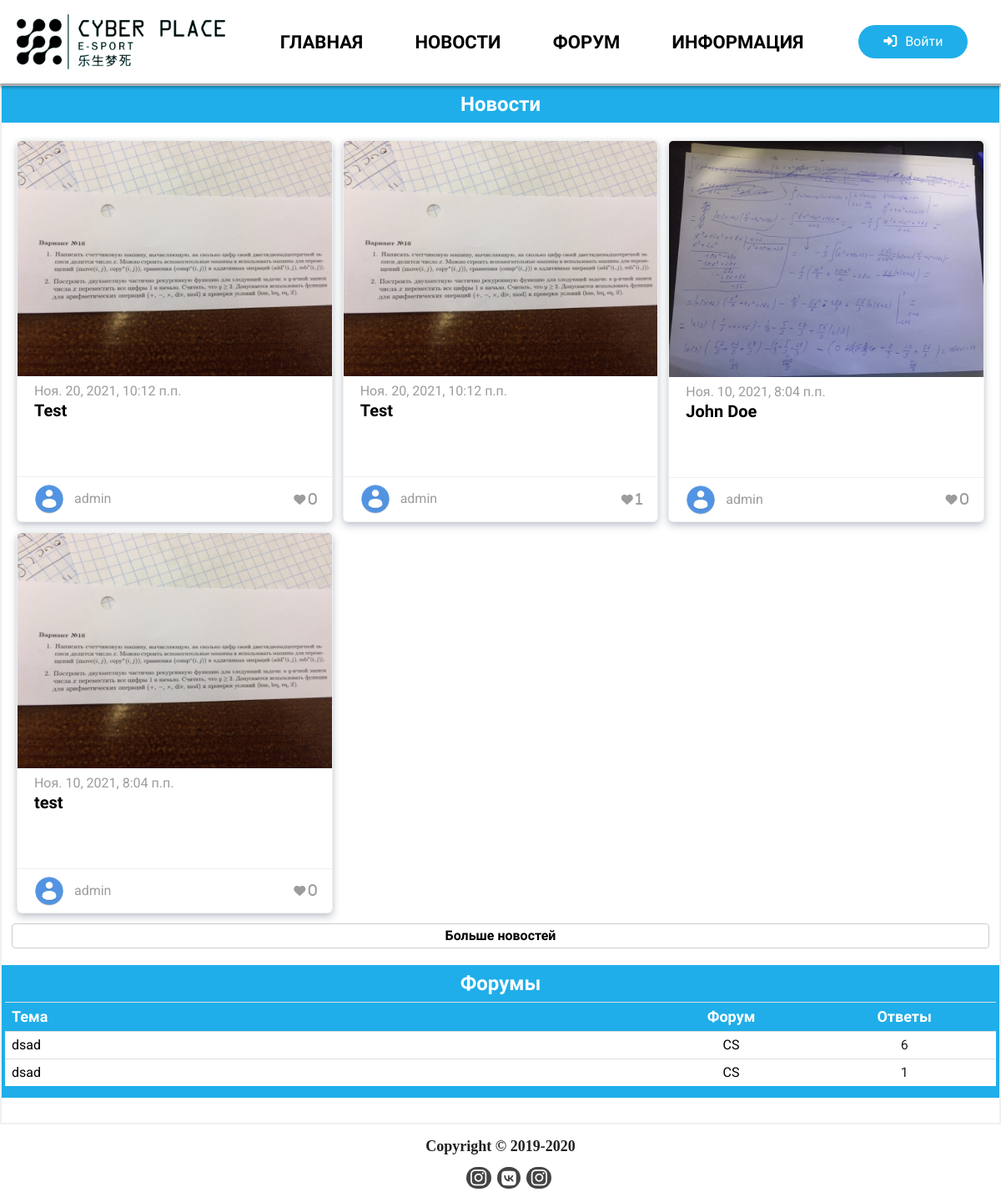
The page / on the database its author committed.
### news/models.py (models this page shows, shortened)
class News(models.Model):
    title = models.CharField("Загаловок", max_length = 115)
    small_text = RichTextUploadingField("Краткое описание",config_name='smallText', max_length=200)
    text = RichTextUploadingField("Текст новости")
    votes = GenericRelation('LikeDislike', related_query_name='news')
    date_pub = models.DateTimeField("Дата публикации", auto_now=False, default = timezone.now)
    image = models.ImageField("Изображение на обложку", default="")
    image_small = ImageSpecField([Adjust(contrast=1, sharpness=1),ResizeToFill(420, 240)], source='image',format='JPEG', options={'quality': 90})
    header_image = models.ImageField("Изображение сверху главной страницы", default="", blank=True)
    header_image_small = ImageSpecField([Adjust(contrast=1, sharpness=1),ResizeToFill(1600, 900)], source='image',format='JPEG', options={'quality': 90})
    author = models.ForeignKey(User, blank=True, on_delete=models.SET(get_sentinel_user), verbose_name = "Автор")
    message_count = models.IntegerField("Колличество сообщений", default=0)
    in_header = models.BooleanField("Разместить сверху главной страницы?" ,default=False)
    class Meta:
        verbose_name = 'Новость'
        verbose_name_plural = 'Новости'
        ordering = ['-date_pub']

### userProfile/models.py (models this page shows, shortened)
class User(AbstractUser):
    username = models.CharField('имя пользователя', max_length=150,unique=True, help_text=_('Required. 150 characters or fewer. Letters, digits and @/./+/-/_ only.'),
        validators=[validators.user_slug],
        error_messages={'unique': _("Пользователь с таким именем уже существует."),},
    )
    email = models.EmailField(_('Адрес электронной почты'), blank=False)
    get_news = models.BooleanField('Получать новости', default= False)
    image = models.ImageField('фото',upload_to='UserAvatars', default = 'UserAvatars/default.png')
    image_small = ImageSpecField([Adjust(contrast=1, sharpness=1),ResizeToFill(260, 256)], source='image',format='JPEG', options={'quality': 90})
    slug = models.SlugField('слыка на профиль', default = '')
    patronymic = models.CharField('Отчество', max_length=30, blank=True)
    dateBirth = models.DateField('дата рождения',blank=True, null=True)
    phone_validator = RegexValidator('^((8|\+7)[\- ]?)?(\(?\d{3}\)?[\- ]?)?[\d\- ]{7,10}$', message="Введите правильный номер.")
    phone = models.CharField('телефон',validators=[phone_validator],max_length = 30, blank=True, default='')
    skype = models.CharField('скайп', max_length = 30, blank=True, default="")
    addres = models.TextField('адресс', max_length = 200, blank=True, default="")
    friends = models.ManyToManyField("User", blank=True, verbose_name="Друзья", help_text = 'Удерживайте "Control", или "Command" на Mac, чтобы выбрать больше одного пользователя /// ')
    GENDER_CHOICES = (
        ('М', 'Мужской'),
        ('Ж', 'Женский'),
    )
    gender = models.CharField("Пол", max_length=1, choices=GENDER_CHOICES, null=True, blank=True)
    class Meta:
        verbose_name = 'Пользователя'
        verbose_name_plural = 'Пользователи'

### forum/models.py (models this page shows, shortened)
class ForumMiddle(models.Model):
    forumTop = models.ForeignKey(ForumTop, on_delete=models.CASCADE, verbose_name="Тема")
    name = models.CharField("Название", max_length = 50)
    user = models.ForeignKey(User, on_delete=models.SET(get_sentinel_user), verbose_name="Создатель", null=True)
    date_create = models.DateTimeField("Дата создания", default = timezone.now)
    post_count = models.IntegerField("Колличество сообщений", default=0)
    class Meta:
        verbose_name = 'Подтему'
        verbose_name_plural = 'Подтемы'

class ForumTop(models.Model):
    forumTitle = models.ForeignKey(ForumTitle, on_delete=models.CASCADE, verbose_name="Раздел")
    name = models.CharField("Название", max_length = 50)
    post_count = models.IntegerField("Колличество подтем", default=0)
    image = models.ImageField('Изоображение', default='')
    class Meta:
        verbose_name = 'Тему'
        verbose_name_plural = 'Темы'

### main/views.py (the view)
# urls.py: path('', views.IndexView.as_view(), name='index'),
class IndexView(View):
    def get(self, request):
        head_list = News.objects.filter(in_header=True)
        news_list = News.objects.filter(in_header=False)[:6]
        forum = ForumMiddle.objects.all().order_by('-post_count')[:10]
        context = {'news_list': news_list,'head_list' : head_list, 'forumMiddle' : forum}
        return render(request,'index.html', context)

### news/models.py (called while the page is built)
    def sum_rating(self):
        return self.get_queryset().aggregate(Sum('vote')).get('vote__sum') or 0

### templates/index.html (shortened to what this page needs)
<!DOCTYPE html>
{% load static %}
{% load profile_tags %}
<html lang="Ru-ru">
<head>
    <link rel="stylesheet" href="{% static 'libs/jquery/plugins/slick/slick.min.css' %}" />
    <link rel="stylesheet" href="{% static 'css/main.css' %}">
</head>
<body>
    <div class="wrapper">
        <header>
            <div class="container">
            <div class="header__logo">
                <a href="{%url 'main:index' %}"><img src="{% static 'images/logo.png' %}" alt=""></a>
            </div>
            <nav class="nav__js">
                <div class="nav__list">
                    <a href="{%url 'main:index' %}" class="nav-item">Главная</a>
                    <a href="{%url 'news:news' %}" class="nav-item">Новости</a>
                    <a href="{%url 'forum:forum' %}" class="nav-item">Форум</a>
                    <a href="{% url 'main:info' %}" class="nav-item">Информация</a>
                </div>
            </nav>
                {% if user.is_authenticated %}
                <div data-id="{{user.id}}" class="profile__opinion logout">
                    <div class="profile__background">
                        <a href="{% url 'profile:profile' user.slug %}"><img src="{{ user.image_small.url }}" alt=""></a>
                        <div class="links">
                            <a href="{% url 'profile:profile' user.slug %}">Профиль</a>
                            <a href="{% url 'accounts:logout'%} ">Выйти</a>
                        </div>
                    </div>
                </div>
                {% else %}
                <div class="login"><a href="{% url 'accounts:login' %}?next={{request.path}}"><span class="fas fa-sign-in-alt"></span>Войти</a></div>
                {% endif %}
            </div>
        </header>
        {% block content%}
        <div class="container">
            <div class="main-page-title"><a href="{% url 'news:news' %}">Новости</a></div>
            <div class="news__list">
                <div class="news__list-flex">
                    {% for new in news_list|slice:":6" %}
                    <article class="news__list-item">
                        <div class="item-img">
                            <figure><img src="{{new.image_small.url}}" alt=""></figure>
                        </div>
                        <div class="item-info item-info-main">
                            <time datetime="{{new.date_pub}}">{{new.date_pub}}</time>
                            <div class="item-title">
                            <a href="{% url 'news:newsDetail' new.id %}">{{new.title}}</a>
                            </div>
                        </div>
                        <div class="post-footer">
                            <div class="author">
                                <a href="{% url 'profile:profile' new.author.slug %}">
                                    <img src="{{new.author.image.url}}" alt="">
                                    <p>{{new.author.username}}</p>
                                </a>
                            </div>
                            <span class="post-rait">
                                <span class="fas fa-heart">
                                    <span class="likes">{{new.votes.sum_rating}}</span>
                                </span>
                            </span>
                        </div>
                    </article>
                    {% endfor %}
                </div>
                <a href="{% url 'news:news' %}" class="news__more">Больше новостей</a>
            </div>
            <div class="main-page-title"><a href="{% url 'forum:forum' %}">Форумы</a></div>
            <div class="main-forum">
                <table>
                    <thead><tr><th >Тема</th><th>Форум</th><th class="text-center">Ответы</th></tr></thead>
                    <tbody>
                    {% for forum in forumMiddle %}
                    <tr>
                        <td >
                            <div class="item-title">
                                <a href="{% url 'forum:forumMiddle' forum.forumTop.id forum.id %}">{{forum.name}}</a>
                            </div>
                        </td>
                        <td class="game-title">
                            <a href="{% url 'forum:forumTop' forum.forumTop.id %}">{{forum.forumTop.name}}</a>
                        </td>
                        <td class="text-center">{{forum.post_count}}</td>
                    </tr>
                    {% endfor %}
                    </tbody>
                </table>
            </div>
        </div>
        {% endblock %}
        <div class="footer">
            <div class="coperite">
                <strong>Copyright © 2019-2020</strong>
            </div>
            <div class="footer-links">
                <ul>
                    <li><a class="inst" title="Инстаграм Клин" href="https://www.instagram.com/cyber__place/?igshid=1odgo49e05gf2"><i class="fab fa-instagram"></i></a></li>
                    <li><a class="vkont" title="Вконтакте" href="https://vk.com/cyberplace_klin"><i class="fab fa-vk"></i></a></li>
                    <li><a class="inst" title="Инстаграм Солнечногорск" href="https://www.instagram.com/cyberplace_solnecnogorsk/"><i class="fab fa-instagram"></i></a></li>
                </ul>
            </div>
        </div>
    </div>
</body>
</html>

### rows shown on the page
News: image_small (picture), date_pub "Ноя. 20, 2021, 10:12 п.п.", title "Test", author.image (placeholder picture), author.username "admin", votes.sum_rating "0"
News: image_small (picture), date_pub "Ноя. 20, 2021, 10:12 п.п.", title "Test", author.image (placeholder picture), author.username "admin", votes.sum_rating "1"
News: image_small (picture), date_pub "Ноя. 10, 2021, 8:04 п.п.", title "John Doe", author.image (placeholder picture), author.username "admin", votes.sum_rating "0"
News: image_small (picture), date_pub "Ноя. 10, 2021, 8:04 п.п.", title "test", author.image (placeholder picture), author.username "admin", votes.sum_rating "0"
ForumMiddle: name "dsad", forumTop.name "CS", post_count "6"
ForumMiddle: name "dsad", forumTop.name "CS", post_count "1"
